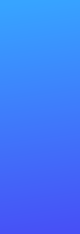
     <widget class="QFrame" name="frame_6">
      <property name="sizePolicy">
       <sizepolicy hsizetype="Expanding" vsizetype="Preferred">
        <horstretch>0</horstretch>
        <verstretch>0</verstretch>
       </sizepolicy>
      </property>
      <property name="minimumSize">
       <size>
        <width>80</width>
        <height>0</height>
       </size>
      </property>
      <property name="maximumSize">
       <size>
        <width>80</width>
        <height>16777215</height>
       </size>
      </property>
      <property name="styleSheet">
       <string notr="true">background-color: qlineargradient(spread:pad, x1:0.472906, y1:0, x2:0.517241, y2:1, stop:0 rgba(55, 164, 255, 255), stop:1 rgba(71, 80, 246, 255));
border:none;</string>
      </property>
      <property name="frameShape">
       <enum>QFrame::StyledPanel</enum>
      </property>
      <property name="frameShadow">
       <enum>QFrame::Raised</enum>
      </property>
      <layout class="QVBoxLayout" name="verticalLayout_51">
       <property name="spacing">
        <number>30</number>
       </property>
       <property name="leftMargin">
        <number>0</number>
       </property>
       <property name="topMargin">
        <number>12</number>
       </property>
       <property name="rightMargin">
        <number>0</number>
       </property>
       <property name="bottomMargin">
        <number>30</number>
       </property>
       <item>
        <widget class="QFrame" name="frame_84">
         <property name="minimumSize">
          <size>
           <width>80</width>
           <height>60</height>
          </size>
         </property>
         <property name="maximumSize">
          <size>
           <width>80</width>
           <height>60</height>
          </size>
         </property>
         <property name="styleSheet">
          <string notr="true">background:transparent;
border:none;</string>
         </property>
         <property name="frameShape">
          <enum>QFrame::StyledPanel</enum>
         </property>
         <property name="frameShadow">
          <enum>QFrame::Raised</enum>
         </property>
         <layout class="QVBoxLayout" name="verticalLayout_57">
          <property name="spacing">
           <number>0</number>
          </property>
          <property name="leftMargin">
           <number>0</number>
          </property>
          <property name="topMargin">
           <number>0</number>
          </property>
          <property name="rightMargin">
           <number>0</number>
          </property>
          <property name="bottomMargin">
           <number>0</number>
          </property>
          <item>
           <widget class="QLabel" name="label_36">
            <property name="styleSheet">
             <string notr="true">background:transparent;
image: url(:/all_icons/icons/3942534.png);</string>
            </property>
            <property name="text">
             <string/>
            </property>
           </widget>
          </item>
         </layout>
        </widget>
       </item>
       <item alignment="Qt::AlignTop">
        <widget class="QFrame" name="frame_83">
         <property name="styleSheet">
          <string notr="true">background:transparent;</string>
         </property>
         <property name="frameShape">
          <enum>QFrame::StyledPanel</enum>
         </property>
         <property name="frameShadow">
          <enum>QFrame::Raised</enum>
         </property>
         <layout class="QVBoxLayout" name="verticalLayout_55">
          <property name="spacing">
           <number>30</number>
          </property>
          <property name="leftMargin">
           <number>0</number>
          </property>
          <property name="topMargin">
           <number>0</number>
          </property>
          <property name="rightMargin">
           <number>0</number>
          </property>
          <property name="bottomMargin">
           <number>0</number>
          </property>
          <item>
           <widget class="QPushButton" name="pushButton_17">
            <property name="cursor">
             <cursorShape>PointingHandCursor</cursorShape>
            </property>
            <property name="styleSheet">
             <string notr="true">background:transparent;
qproperty-icon: url(:/all_icons/icons/icons8-home-page-48.png);
qproperty-iconSize: 50px;</string>
            </property>
            <property name="text">
             <string/>
            </property>
           </widget>
          </item>
          <item>
           <widget class="QPushButton" name="pushButton_18">
            <property name="cursor">
             <cursorShape>PointingHandCursor</cursorShape>
            </property>
            <property name="styleSheet">
             <string notr="true">background:transparent;
qproperty-icon: url(:/all_icons/icons/icons8-setting-64.png);
qproperty-iconSize: 40px;</string>
            </property>
            <property name="text">
             <string/>
            </property>
           </widget>
          </item>
         </layout>
        </widget>
       </item>
       <item alignment="Qt::AlignBottom">
        <widget class="QFrame" name="frame_85">
         <property name="styleSheet">
          <string notr="true">background:transparent;</string>
         </property>
         <property name="frameShape">
          <enum>QFrame::StyledPanel</enum>
         </property>
         <property name="frameShadow">
          <enum>QFrame::Raised</enum>
         </property>
         <layout class="QVBoxLayout" name="verticalLayout_56">
          <property name="spacing">
           <number>0</number>
          </property>
          <property name="leftMargin">
           <number>0</number>
          </property>
          <property name="topMargin">
           <number>0</number>
          </property>
          <property name="rightMargin">
           <number>0</number>
          </property>
          <property name="bottomMargin">
           <number>0</number>
          </property>
          <item>
           <widget class="QPushButton" name="pushButton_19">
            <property name="cursor">
             <cursorShape>PointingHandCursor</cursorShape>
            </property>
            <property name="styleSheet">
             <string notr="true">background:transparent;
qproperty-icon: url(:/all_icons/icons/icons8-logout-64.png);
qproperty-iconSize: 40px;</string>
            </property>
            <property name="text">
             <string/>
            </property>
           </widget>
          </item>
         </layout>
        </widget>
       </item>
      </layout>
     </widget>
